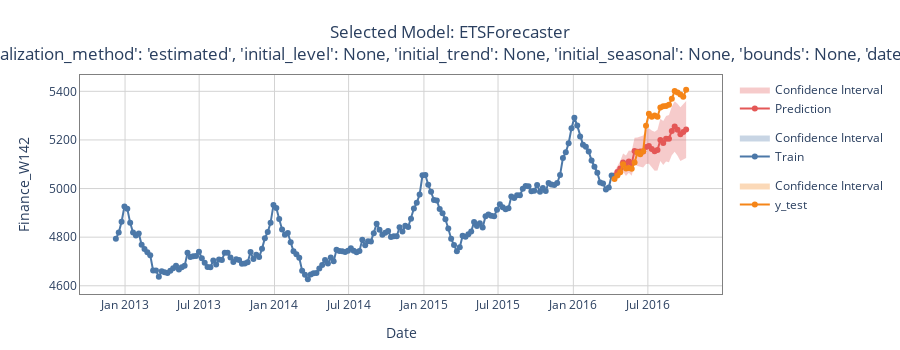

The notebook cell this image was saved under:
### Markdown cell above
AutoMLx provides a simple one-line tool to visualize forecasts and confidence intervals.

### Code cell
est1.plot_forecast(
    summary_frame,
    additional_frames=dict(y_test=y_test)
)

### Figure 1 — Plotly figure (JSON) as saved in the notebook; plotly's stock layout.template omitted (floating-point values rounded to 4 significant figures; data arrays with more than 128 entries replaced by an {"elided": "..."} marker saying what was removed)
{"data": [{"fill": "toself", "fillcolor": "#E45756", "legendgroup": "Prediction", "line": {"color": "rgba(0,0,0,0)"}, "name": "Confidence Interval", "opacity": 0.3, "showlegend": true, "type": "scatter", "x": ["2016-04-10T12:00:00", "2016-04-17T12:00:00", "2016-04-24T12:00:00", "2016-05-01T12:00:00", "2016-05-08T12:00:00", "2016-05-15T12:00:00", "2016-05-22T12:00:00", "2016-05-29T12:00:00", "2016-06-05T12:00:00", "2016-06-12T12:00:00", "2016-06-19T12:00:00", "2016-06-26T12:00:00", "2016-07-03T12:00:00", "2016-07-10T12:00:00", "2016-07-17T12:00:00", "2016-07-24T12:00:00", "2016-07-31T12:00:00", "2016-08-07T12:00:00", "2016-08-14T12:00:00", "2016-08-21T12:00:00", "2016-08-28T12:00:00", "2016-09-04T12:00:00", "2016-09-11T12:00:00", "2016-09-18T12:00:00", "2016-09-25T12:00:00", "2016-10-02T12:00:00", "2016-10-02T12:00:00", "2016-09-25T12:00:00", "2016-09-18T12:00:00", "2016-09-11T12:00:00", "2016-09-04T12:00:00", "2016-08-28T12:00:00", "2016-08-21T12:00:00", "2016-08-14T12:00:00", "2016-08-07T12:00:00", "2016-07-31T12:00:00", "2016-07-24T12:00:00", "2016-07-17T12:00:00", "2016-07-10T12:00:00", "2016-07-03T12:00:00", "2016-06-26T12:00:00", "2016-06-19T12:00:00", "2016-06-12T12:00:00", "2016-06-05T12:00:00", "2016-05-29T12:00:00", "2016-05-22T12:00:00", "2016-05-15T12:00:00", "2016-05-08T12:00:00", "2016-05-01T12:00:00", "2016-04-24T12:00:00", "2016-04-17T12:00:00", "2016-04-10T12:00:00"], "y": [5071.0, 5094.0, 5114.0, 5144.0, 5136.0, 5157.0, 5154.0, 5209.0, 5210.0, 5214.0, 5218.0, 5240.0, 5248.0, 5239.0, 5234.0, 5242.0, 5287.0, 5278.0, 5298.0, 5302.0, 5338.0, 5359.0, 5349.0, 5334.0, 5346.0, 5360.0, 5126.0, 5118.0, 5113.0, 5135.0, 5152.0, 5137.0, 5108.0, 5111.0, 5097.0, 5113.0, 5075.0, 5073.0, 5086.0, 5102.0, 5101.0, 5086.0, 5090.0, 5093.0, 5100.0, 5053.0, 5065.0, 5052.0, 5070.0, 5050.0, 5043.0, 5036.0]}, {"legendgroup": "Prediction", "line": {"color": "#E45756"}, "mode": "lines+markers", "name": "Prediction", "opacity": 1, "showlegend": true, "type": "scatter", "x": ["2016-04-10T12:00:00", "2016-04-17T12:00:00", "2016-04-24T12:00:00", "2016-05-01T12:00:00", "2016-05-08T12:00:00", "2016-05-15T12:00:00", "2016-05-22T12:00:00", "2016-05-29T12:00:00", "2016-06-05T12:00:00", "2016-06-12T12:00:00", "2016-06-19T12:00:00", "2016-06-26T12:00:00", "2016-07-03T12:00:00", "2016-07-10T12:00:00", "2016-07-17T12:00:00", "2016-07-24T12:00:00", "2016-07-31T12:00:00", "2016-08-07T12:00:00", "2016-08-14T12:00:00", "2016-08-21T12:00:00", "2016-08-28T12:00:00", "2016-09-04T12:00:00", "2016-09-11T12:00:00", "2016-09-18T12:00:00", "2016-09-25T12:00:00", "2016-10-02T12:00:00"], "y": [5054.0, 5068.0, 5082.0, 5107.0, 5094.0, 5111.0, 5104.0, 5154.0, 5151.0, 5152.0, 5152.0, 5171.0, 5175.0, 5163.0, 5153.0, 5158.0, 5200.0, 5187.0, 5205.0, 5205.0, 5237.0, 5255.0, 5242.0, 5224.0, 5232.0, 5243.0]}, {"fill": "toself", "fillcolor": "#4C78A8", "legendgroup": "Train", "line": {"color": "rgba(0,0,0,0)"}, "name": "Confidence Interval", "opacity": 0.3, "showlegend": true, "type": "scatter", "x": {"elided": "348 str values"}, "y": {"elided": "348 null values"}}, {"legendgroup": "Train", "line": {"color": "#4C78A8"}, "mode": "lines+markers", "name": "Train", "opacity": 1, "showlegend": true, "type": "scatter", "x": {"elided": "174 str values"}, "y": {"elided": "174 float values"}}, {"fill": "toself", "fillcolor": "#F58518", "legendgroup": "y_test", "line": {"color": "rgba(0,0,0,0)"}, "name": "Confidence Interval", "opacity": 0.3, "showlegend": true, "type": "scatter", "x": ["2016-04-10T12:00:00", "2016-04-17T12:00:00", "2016-04-24T12:00:00", "2016-05-01T12:00:00", "2016-05-08T12:00:00", "2016-05-15T12:00:00", "2016-05-22T12:00:00", "2016-05-29T12:00:00", "2016-06-05T12:00:00", "2016-06-12T12:00:00", "2016-06-19T12:00:00", "2016-06-26T12:00:00", "2016-07-03T12:00:00", "2016-07-10T12:00:00", "2016-07-17T12:00:00", "2016-07-24T12:00:00", "2016-07-31T12:00:00", "2016-08-07T12:00:00", "2016-08-14T12:00:00", "2016-08-21T12:00:00", "2016-08-28T12:00:00", "2016-09-04T12:00:00", "2016-09-11T12:00:00", "2016-09-18T12:00:00", "2016-09-25T12:00:00", "2016-10-02T12:00:00", "2016-10-02T12:00:00", "2016-09-25T12:00:00", "2016-09-18T12:00:00", "2016-09-11T12:00:00", "2016-09-04T12:00:00", "2016-08-28T12:00:00", "2016-08-21T12:00:00", "2016-08-14T12:00:00", "2016-08-07T12:00:00", "2016-07-31T12:00:00", "2016-07-24T12:00:00", "2016-07-17T12:00:00", "2016-07-10T12:00:00", "2016-07-03T12:00:00", "2016-06-26T12:00:00", "2016-06-19T12:00:00", "2016-06-12T12:00:00", "2016-06-05T12:00:00", "2016-05-29T12:00:00", "2016-05-22T12:00:00", "2016-05-15T12:00:00", "2016-05-08T12:00:00", "2016-05-01T12:00:00", "2016-04-24T12:00:00", "2016-04-17T12:00:00", "2016-04-10T12:00:00"], "y": [null, null, null, null, null, null, null, null, null, null, null, null, null, null, null, null, null, null, null, null, null, null, null, null, null, null, null, null, null, null, null, null, null, null, null, null, null, null, null, null, null, null, null, null, null, null, null, null, null, null, null, null]}, {"legendgroup": "y_test", "line": {"color": "#F58518"}, "mode": "lines+markers", "name": "y_test", "opacity": 1, "showlegend": true, "type": "scatter", "x": ["2016-04-10T12:00:00", "2016-04-17T12:00:00", "2016-04-24T12:00:00", "2016-05-01T12:00:00", "2016-05-08T12:00:00", "2016-05-15T12:00:00", "2016-05-22T12:00:00", "2016-05-29T12:00:00", "2016-06-05T12:00:00", "2016-06-12T12:00:00", "2016-06-19T12:00:00", "2016-06-26T12:00:00", "2016-07-03T12:00:00", "2016-07-10T12:00:00", "2016-07-17T12:00:00", "2016-07-24T12:00:00", "2016-07-31T12:00:00", "2016-08-07T12:00:00", "2016-08-14T12:00:00", "2016-08-21T12:00:00", "2016-08-28T12:00:00", "2016-09-04T12:00:00", "2016-09-11T12:00:00", "2016-09-18T12:00:00", "2016-09-25T12:00:00", "2016-10-02T12:00:00"], "y": [5040.0, 5053.0, 5067.0, 5100.0, 5082.0, 5084.0, 5082.0, 5107.0, 5148.0, 5141.0, 5153.0, 5258.0, 5307.0, 5296.0, 5300.0, 5295.0, 5334.0, 5339.0, 5339.0, 5345.0, 5369.0, 5401.0, 5395.0, 5387.0, 5377.0, 5407.0]}], "layout": {"height": 350, "margin": {"b": 50, "t": 75}, "plot_bgcolor": "rgba(0,0,0,0)", "title": {"text": "Selected Model: ETSForecaster<br>Model params: {'error': 'add', 'trend': 'add', 'damped_trend': False, 'seasonal': 'add', 'seasonal_periods': 52, 'initialization_method': 'estimated', 'initial_level': None, 'initial_trend': None, 'initial_seasonal': None, 'bounds': None, 'dates': None, 'freq': None, 'missing': 'none', 'start_params': None, 'maxiter': 1500, 'disp': -1, 'return_params': False}", "x": 0.5}, "xaxis": {"categoryorder": "category ascending", "gridcolor": "LightGrey", "linecolor": "Grey", "linewidth": 1, "mirror": true, "showline": true, "showticklabels": true, "side": "bottom", "title": {"text": "Date"}, "visible": true, "zeroline": true, "zerolinecolor": "DarkGrey", "zerolinewidth": 1}, "yaxis": {"categoryorder": "category ascending", "gridcolor": "LightGrey", "linecolor": "Grey", "linewidth": 1, "mirror": true, "showline": true, "showticklabels": true, "side": "left", "title": {"text": "Finance_W142"}, "visible": true, "zeroline": true, "zerolinecolor": "DarkGrey", "zerolinewidth": 1}}}
